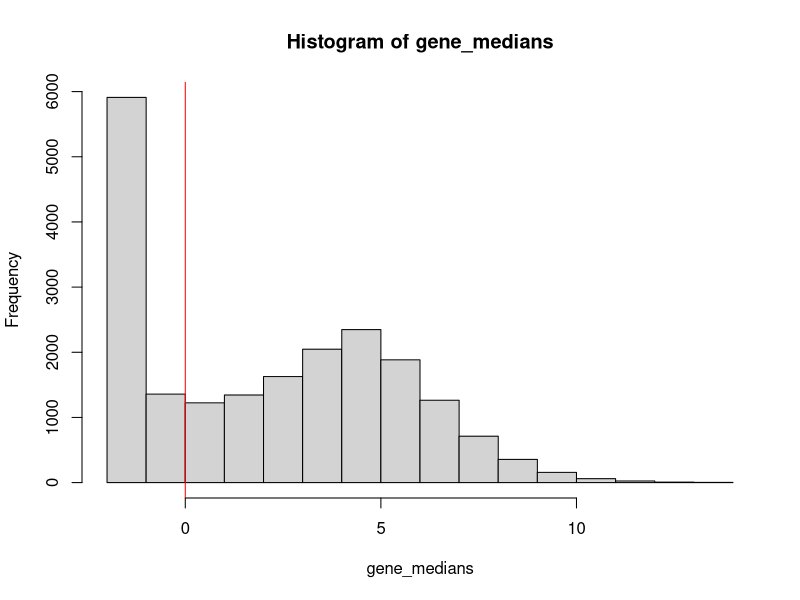
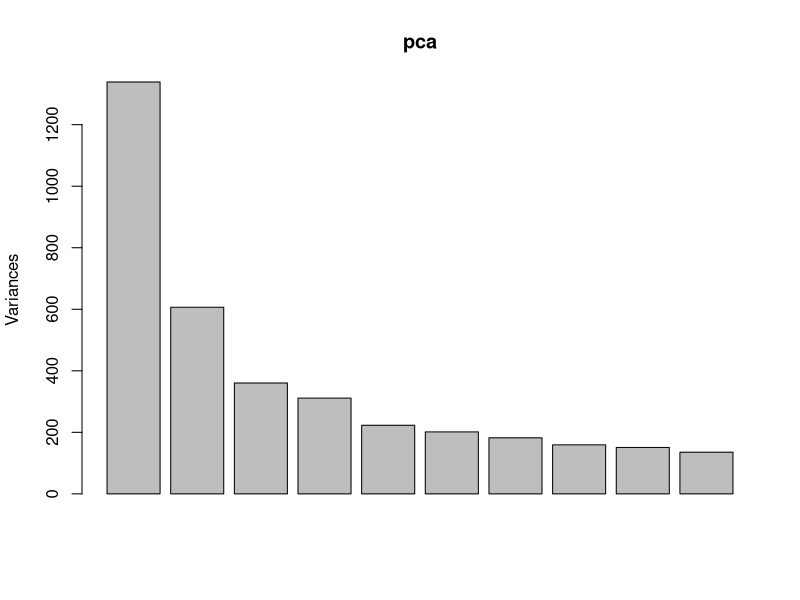
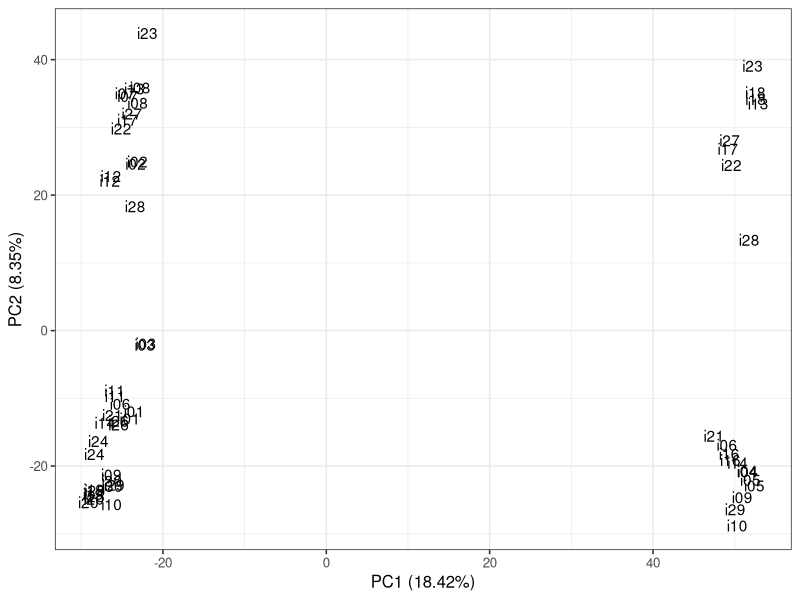
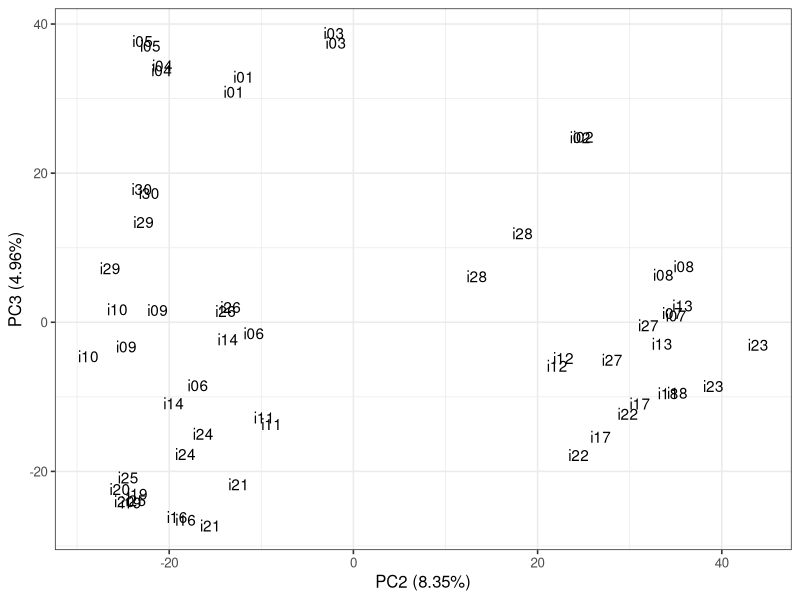
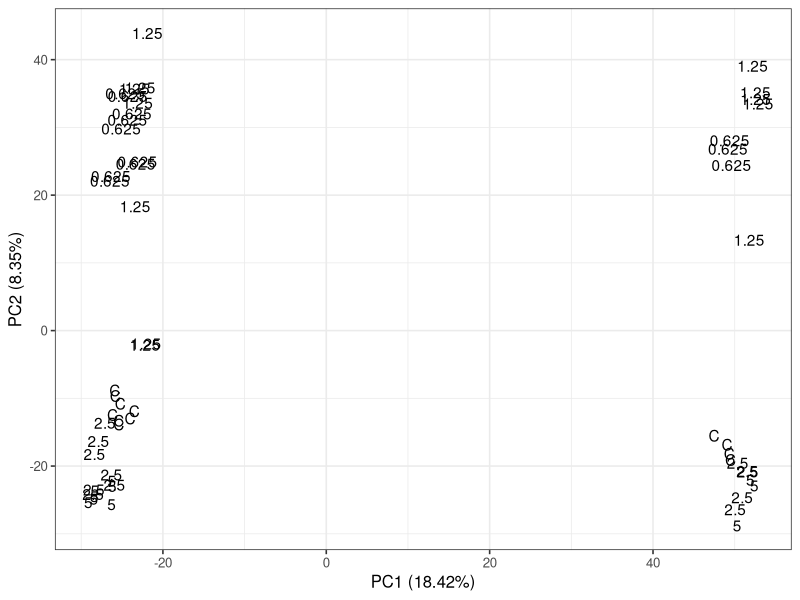
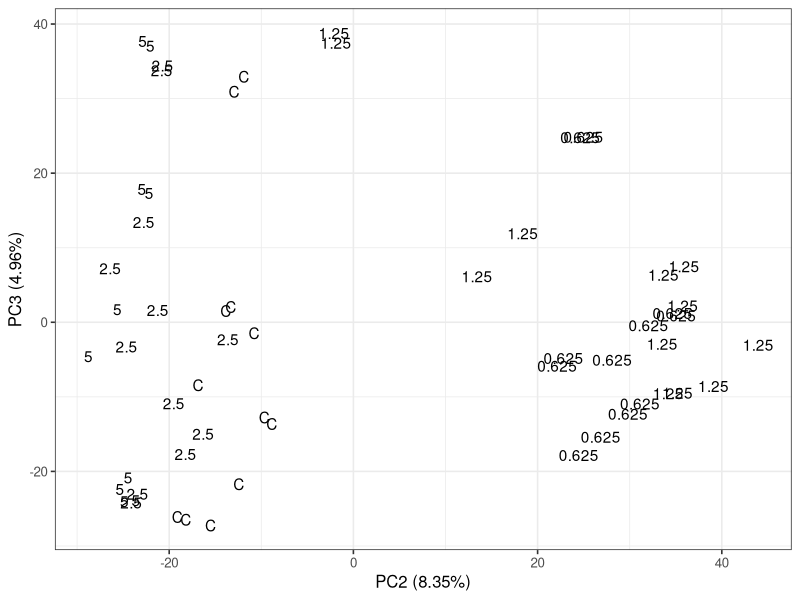
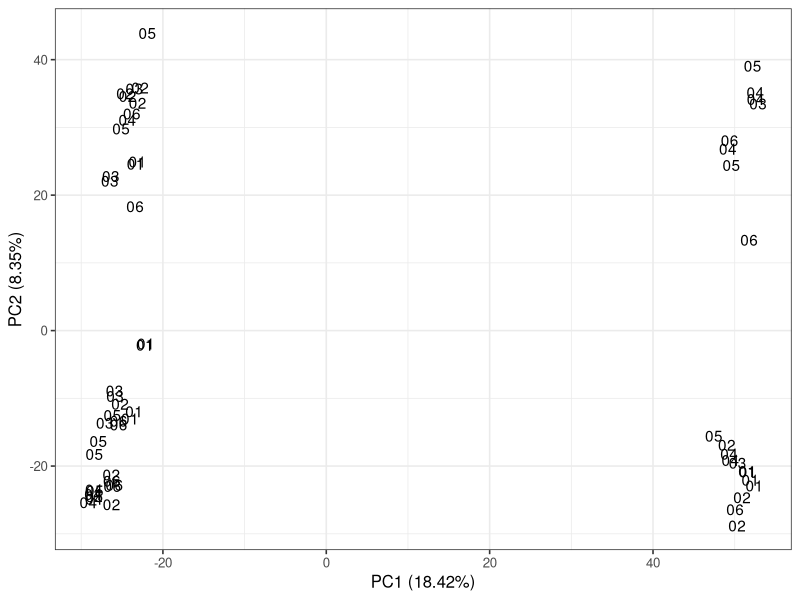
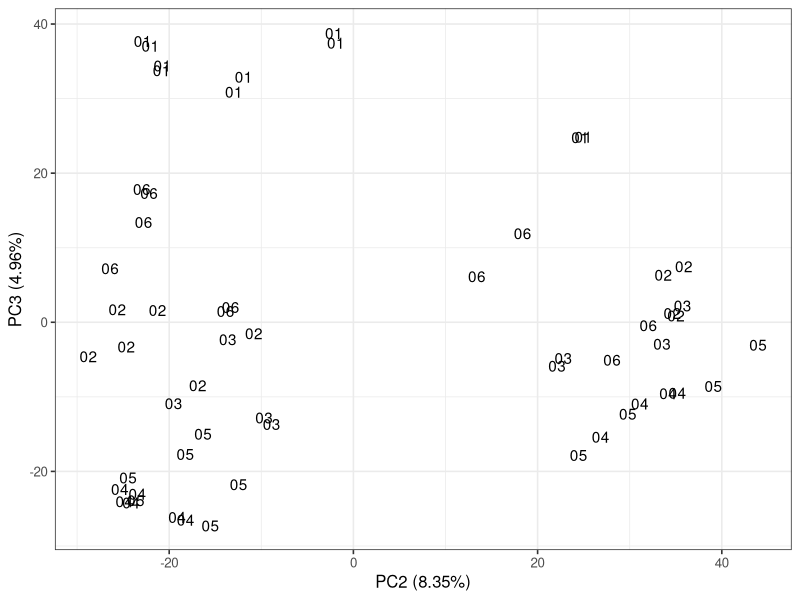

Write R code to recreate these figures, in order.
## ---- chunk 1
library("knitr")
opts_chunk$set(cache = TRUE)
## ---- chunk 2
library("dplyr")
library("tidyr")
library("ggplot2")
theme_set(theme_bw(base_size = 12))
library("edgeR")
## ---- chunk 3
input <- read.delim("../data/gene-counts.txt")
dim(input)
str(input[, 1:10])
## ---- chunk 4
anno <- input %>% select(individual, flow_cell, lane, index)
counts_raw <- input %>% select(starts_with("ENSG")) 
counts_raw <- t(counts_raw)
## ---- chunk 5
counts_raw_cpm <- cpm(counts_raw, log = TRUE)
gene_medians <- apply(counts_raw_cpm, 1, median)
hist(gene_medians)
cutoff <- 0
abline(v = cutoff, col = "red")
## ---- chunk 6
counts <- counts_raw[gene_medians < 0, ]
dim(counts)
## ---- chunk 7
counts_cpm <- cpm(counts, log = TRUE)
## ---- chunk 8
pca <- prcomp(t(counts_cpm), scale. = TRUE)
variances <- pca$sdev^2
explained <- variances / sum(variances)
plot(pca)
## ---- chunk 9
pca_data <- cbind(anno, pca$x[, 1:5])
## ---- chunk 10
ggplot(pca_data, aes(x = PC1, y = PC2)) +
  geom_text(aes(label = individual)) +
  labs(x = sprintf("PC%d (%.2f%%)", 1, round(explained[1] * 100, 2)),
       y = sprintf("PC%d (%.2f%%)", 2, round(explained[2] * 100, 2)))
## ---- chunk 11
ggplot(pca_data, aes(x = PC2, y = PC3)) +
  geom_text(aes(label = individual)) +
    labs(x = sprintf("PC%d (%.2f%%)", 2, round(explained[2] * 100, 2)),
         y = sprintf("PC%d (%.2f%%)", 3, round(explained[3] * 100, 2)))
## ---- chunk 12
d_1 <- c("C", "0.625", "1.25", "2.5", "5")
# The lanes are adjacent, therefore need to double
d_2 <- rep(d_1, each = 2)
# There are supposed to be 30 samples: 30 / 5 = 6
d_3 <- rep(d_2, 6)
# Need to remove sample #15, which should be a 5
d_3[29:30]
d_4 <- d_3[-29:-30]
pca_data <- data.frame(pca_data, dosage = d_4)
## ---- chunk 13
ggplot(pca_data, aes(x = PC1, y = PC2)) +
  geom_text(aes(label = dosage)) +
  labs(x = sprintf("PC%d (%.2f%%)", 1, round(explained[1] * 100, 2)),
       y = sprintf("PC%d (%.2f%%)", 2, round(explained[2] * 100, 2)))
## ---- chunk 14
ggplot(pca_data, aes(x = PC2, y = PC3)) +
  geom_text(aes(label = dosage)) +
    labs(x = sprintf("PC%d (%.2f%%)", 2, round(explained[2] * 100, 2)),
         y = sprintf("PC%d (%.2f%%)", 3, round(explained[3] * 100, 2)))
## ---- chunk 15
ind_1 <- sprintf("ind%02d", 1:6)
# Each individual has 5 samples
ind_2 <- rep(ind_1, each = 5)
# The lanes are adjacent, therefore need to double
ind_3 <- rep(ind_2, each = 2)
# Need to remove sample #15, which should be ind03
ind_3[29:30]
ind_4 <- ind_3[-29:-30]
pca_data <- data.frame(pca_data, ind_id = ind_4)
## ---- chunk 16
ggplot(pca_data, aes(x = PC1, y = PC2)) +
  geom_text(aes(label = substr(ind_id, 4 ,5))) +
  labs(x = sprintf("PC%d (%.2f%%)", 1, round(explained[1] * 100, 2)),
       y = sprintf("PC%d (%.2f%%)", 2, round(explained[2] * 100, 2)))
## ---- chunk 17
ggplot(pca_data, aes(x = PC2, y = PC3)) +
  geom_text(aes(label = substr(ind_id, 4, 5))) +
    labs(x = sprintf("PC%d (%.2f%%)", 2, round(explained[2] * 100, 2)),
         y = sprintf("PC%d (%.2f%%)", 3, round(explained[3] * 100, 2)))
## ---- chunk 18
sessionInfo()
